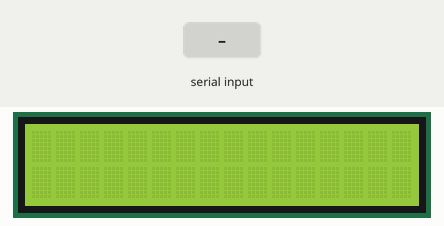
Recording of a sketch running on a simulated Arduino Uno, built with avr-gcc and run on an emulated ATmega328P. Parts: 16×2 character LCD. Inputs (shaded band) come from the test bench. What the sketch prints to the serial monitor is not drawn.

Above: at 1.2 s.
1.3 s: "1\n" received over Serial
At 2.8 s:
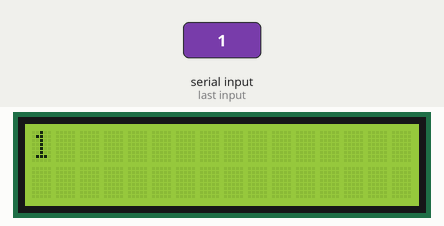
3.8 s: "0\n" received over Serial
At 5.8 s:
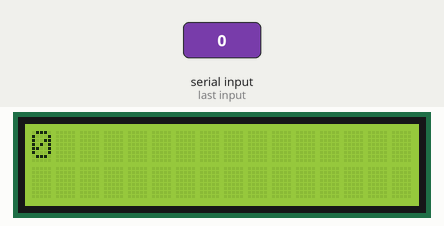
6.3 s: "2\n" received over Serial
At 7.7 s:
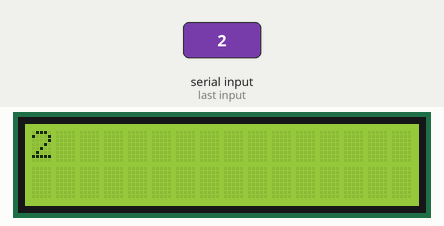
Timing chart, 0 to 9.3 s (numbered marks = the images above; inputs shaded):
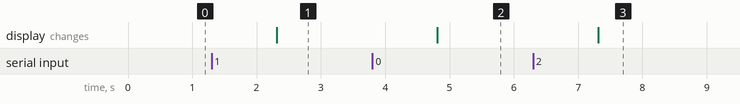

The sketch:

4a_lcd.ino
```cpp
#include <LiquidCrystal.h>          //the liquid crystal library contains commands for printing to the display
#include <string.h>

LiquidCrystal lcd(13, 12, 11, 10, 9, 8);

char lcd_input[32];

extern "C" char* __brkval;
extern "C" char* __malloc_;

void setup() {
  // put your setup code here, to run once:
  lcd.begin(16, 2);
  lcd.clear();
  Serial.begin(9600);
}

void loop() {

  Serial.println("BEGIN PROGRAM");
  Serial.println("Enter text");
  for (int i=0;i<32;i++){
    lcd_input[i]=' ';
  }

  get_input(lcd_input);

  for (int i=0;i<32;i++){
    lcd.setCursor(i%16, int(i>=16));
    lcd.write(lcd_input[i]);
  }

  print_memory_usage();
}
void get_input(char *lcd_input){
  String input;
  bool check = false;
  while (check == false){
    if (Serial.available()) { // check if there is incoming data
        input = Serial.readString();
        check = true;
        Serial.println(input);
    }
  }
  input.replace("\n", "");

  for (int i=0;i<min(input.length(),32);i++){
    lcd_input[i]=input[i];
  }

}

void print_memory_usage() {
  int free_memory;
  if((int)__brkval == 0)
    free_memory = ((int)&free_memory) - ((int)__malloc_heap_start);
  else
    free_memory = ((int)&free_memory) - ((int)__brkval);
  Serial.print("Free memory: ");
  Serial.println(free_memory);
}
```

Measured:
- after the input at 1.3 s, the display: changes after 1.0 s (image 1)
- after the input at 3.8 s, the display: changes after 1.0 s (image 2)
- after the input at 6.3 s, the display: changes after 1.0 s (image 3)
